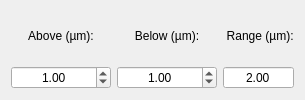
            <widget class="QWidget" name="ZAboveBelow">
             <attribute name="title">
              <string>AboveBelow</string>
             </attribute>
             <layout class="QGridLayout" name="gridLayout_8">
              <item row="0" column="0">
               <widget class="QLabel" name="label_10">
                <property name="sizePolicy">
                 <sizepolicy hsizetype="Preferred" vsizetype="Preferred">
                  <horstretch>0</horstretch>
                  <verstretch>0</verstretch>
                 </sizepolicy>
                </property>
                <property name="minimumSize">
                 <size>
                  <width>70</width>
                  <height>0</height>
                 </size>
                </property>
                <property name="maximumSize">
                 <size>
                  <width>110</width>
                  <height>16777215</height>
                 </size>
                </property>
                <property name="text">
                 <string>Above (µm):</string>
                </property>
                <property name="alignment">
                 <set>Qt::AlignCenter</set>
                </property>
               </widget>
              </item>
              <item row="0" column="1">
               <widget class="QLabel" name="label_11">
                <property name="minimumSize">
                 <size>
                  <width>70</width>
                  <height>0</height>
                 </size>
                </property>
                <property name="maximumSize">
                 <size>
                  <width>110</width>
                  <height>16777215</height>
                 </size>
                </property>
                <property name="text">
                 <string>Below (µm):</string>
                </property>
                <property name="alignment">
                 <set>Qt::AlignCenter</set>
                </property>
               </widget>
              </item>
              <item row="0" column="2">
               <widget class="QLabel" name="label_5">
                <property name="maximumSize">
                 <size>
                  <width>110</width>
                  <height>16777215</height>
                 </size>
                </property>
                <property name="text">
                 <string> Range (µm):</string>
                </property>
                <property name="alignment">
                 <set>Qt::AlignCenter</set>
                </property>
               </widget>
              </item>
              <item row="1" column="0">
               <widget class="QDoubleSpinBox" name="above_doubleSpinBox">
                <property name="sizePolicy">
                 <sizepolicy hsizetype="Preferred" vsizetype="Fixed">
                  <horstretch>0</horstretch>
                  <verstretch>0</verstretch>
                 </sizepolicy>
                </property>
                <property name="minimumSize">
                 <size>
                  <width>100</width>
                  <height>0</height>
                 </size>
                </property>
                <property name="maximumSize">
                 <size>
                  <width>110</width>
                  <height>16777215</height>
                 </size>
                </property>
                <property name="alignment">
                 <set>Qt::AlignCenter</set>
                </property>
                <property name="minimum">
                 <double>0.050000000000000</double>
                </property>
                <property name="maximum">
                 <double>10000.000000000000000</double>
                </property>
                <property name="singleStep">
                 <double>0.050000000000000</double>
                </property>
                <property name="stepType">
                 <enum>QAbstractSpinBox::AdaptiveDecimalStepType</enum>
                </property>
                <property name="value">
                 <double>1.000000000000000</double>
                </property>
               </widget>
              </item>
              <item row="1" column="1">
               <widget class="QDoubleSpinBox" name="below_doubleSpinBox">
                <property name="minimumSize">
                 <size>
                  <width>100</width>
                  <height>0</height>
                 </size>
                </property>
                <property name="maximumSize">
                 <size>
                  <width>110</width>
                  <height>16777215</height>
                 </size>
                </property>
                <property name="alignment">
                 <set>Qt::AlignCenter</set>
                </property>
                <property name="minimum">
                 <double>0.050000000000000</double>
                </property>
                <property name="maximum">
                 <double>10000.000000000000000</double>
                </property>
                <property name="singleStep">
                 <double>0.050000000000000</double>
                </property>
                <property name="stepType">
                 <enum>QAbstractSpinBox::AdaptiveDecimalStepType</enum>
                </property>
                <property name="value">
                 <double>1.000000000000000</double>
                </property>
               </widget>
              </item>
              <item row="1" column="2">
               <widget class="QDoubleSpinBox" name="z_range_abovebelow_doubleSpinBox">
                <property name="alignment">
                 <set>Qt::AlignCenter</set>
                </property>
                <property name="readOnly">
                 <bool>true</bool>
                </property>
                <property name="buttonSymbols">
                 <enum>QAbstractSpinBox::NoButtons</enum>
                </property>
                <property name="decimals">
                 <number>2</number>
                </property>
                <property name="maximum">
                 <double>1000000000.000000000000000</double>
                </property>
                <property name="value">
                 <double>2.000000000000000</double>
                </property>
               </widget>
              </item>
             </layout>
            </widget>
